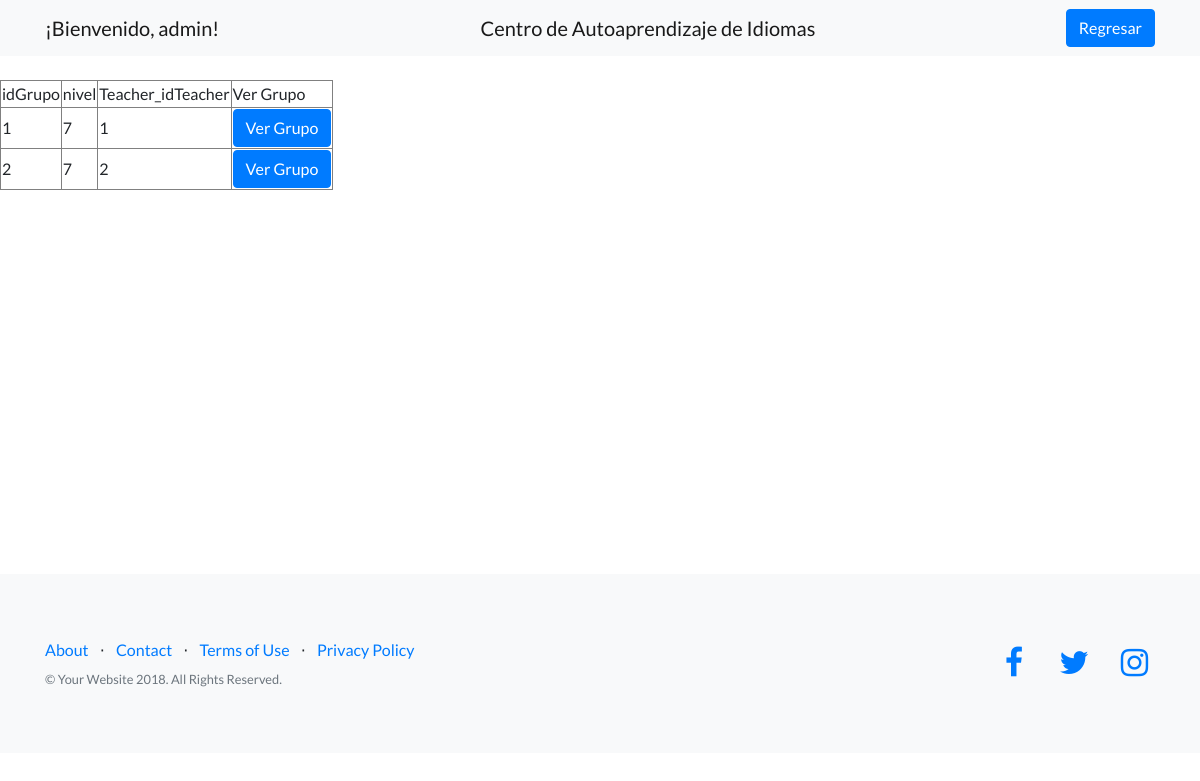
The page /TablaGrupo.php (signed in) on the database as committed earlier.
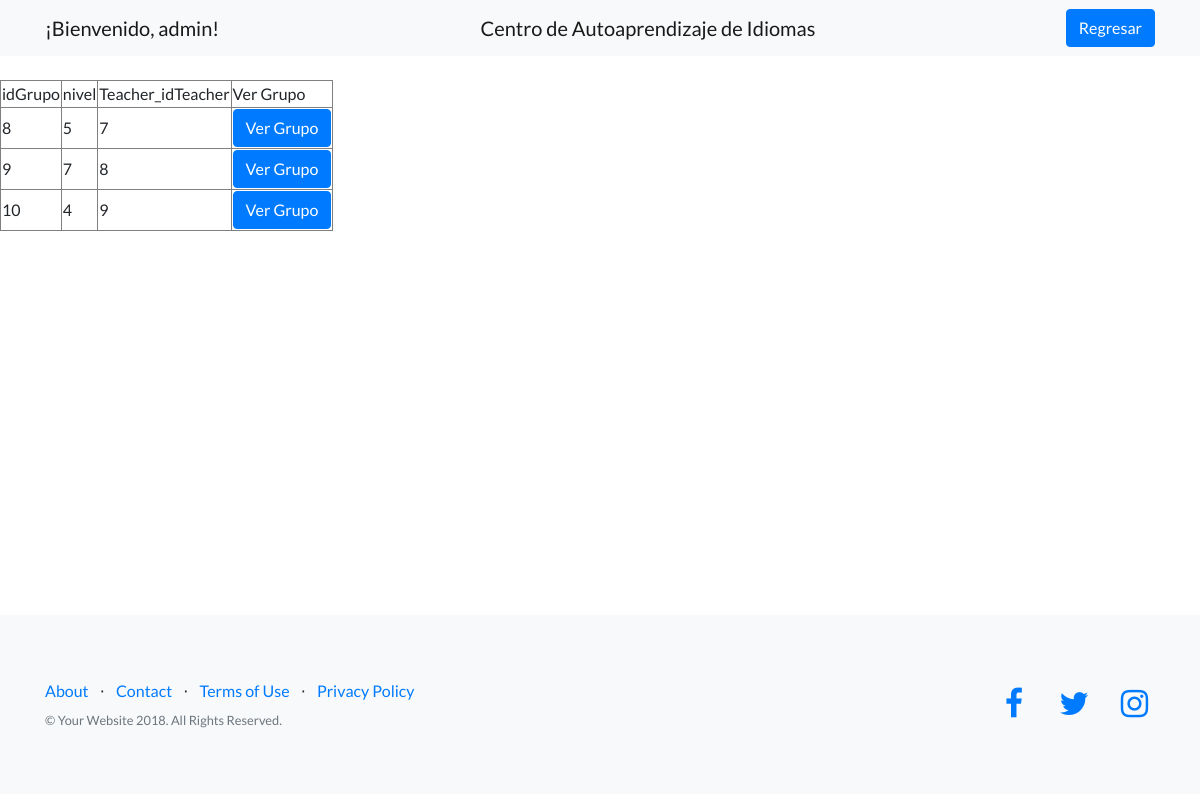
The same page on the database as committed later.
### tables this page shows
CREATE TABLE `grupo` (
  `idGrupo` int(11) NOT NULL,
  `nivel` varchar(45) DEFAULT NULL,
  `Teacher_idTeacher` int(11) NOT NULL
);

### TablaGrupo.php (the view, shortened to what this page needs)
<?php
if (isset($_SESSION["user"])) {
	$user = $_SESSION["user"];
}else{
	header("Location:login-page.html");
	exit();
}
?>
<!DOCTYPE html>
<html lang="en">
<head>
	<link href="./assets/css/bootstrap.min.css" rel="stylesheet">
	<link href="./assets/fonts/font-awesome/css/font-awesome.min.css" rel="stylesheet" type="text/css">
	<link href="./assets/css/landing-page.min.css" rel="stylesheet">
</head>
<body>
	<nav class="navbar navbar-light bg-light static-top">
		<div class="container">
			<a class="navbar-brand" href="#">¡Bienvenido, <?php echo $user?>!</a>
			<div class="container centered col-lg-4 col-offset-6">
				<a class="navbar-brand" href="#">Centro de Autoaprendizaje de Idiomas</a>
			</div>
			<a class="btn btn-primary" href="SesionMaestro.php">Regresar</a>
		</div>
	</nav>
<?php
	$conexion=mysqli_connect('localhost','root','','mydb');
 ?>
<!DOCTYPE html>
<html>
<head>
</head>
<body>
<br>
	<table border="1" >
		<tr>
			<td>idGrupo</td>
			<td>nivel</td>
			<td>Teacher_idTeacher</td>
			<td>Ver Grupo</td>
		</tr>
		<?php
		$sql="SELECT * from grupo";
		$result=mysqli_query($conexion,$sql);
		while($mostrar=mysqli_fetch_array($result)){
		 ?>
		<tr>
			<td><?php echo $mostrar['idGrupo'] ?></td>
			<td><?php echo $mostrar['nivel'] ?></td>
			<td><?php echo $mostrar['Teacher_idTeacher'] ?></td>
			<td><a class="btn btn-primary" href="tablaAlumnos.php">Ver Grupo</a></td>
		</tr>
	<?php
	}
	 ?>
	</table>
	<br><br><br><br><br><br><br><br><br><br><br><br><br><br><br><br>
	<footer class="footer bg-light">
		<div class="container">
			<div class="row">
				<div class="col-lg-6 h-100 text-center text-lg-left my-auto">
					<ul class="list-inline mb-2">
						<li class="list-inline-item">
							<a href="#">About</a>
						</li>
						<li class="list-inline-item">&sdot;</li>
						<li class="list-inline-item">
							<a href="#">Contact</a>
						</li>
						<li class="list-inline-item">&sdot;</li>
						<li class="list-inline-item">
							<a href="#">Terms of Use</a>
						</li>
						<li class="list-inline-item">&sdot;</li>
						<li class="list-inline-item">
							<a href="#">Privacy Policy</a>
						</li>
					</ul>
					<p class="text-muted small mb-4 mb-lg-0">&copy; Your Website 2018. All Rights Reserved.</p>
				</div>
				<div class="col-lg-6 h-100 text-center text-lg-right my-auto">
					<ul class="list-inline mb-0">
						<li class="list-inline-item mr-3">
							<a href="#">
								<i class="fa fa-facebook fa-2x fa-fw"></i>
							</a>
						</li>
						<li class="list-inline-item mr-3">
							<a href="#">
								<i class="fa fa-twitter fa-2x fa-fw"></i>
							</a>
						</li>
						<li class="list-inline-item">
							<a href="#">
								<i class="fa fa-instagram fa-2x fa-fw"></i>
							</a>
						</li>
					</ul>
				</div>
			</div>
		</div>
	</footer>
</body>
</html>

Rows that differ between the two databases and show on the page:
removed grupo: idGrupo "1", nivel "7", Teacher_idTeacher "1"
removed grupo: idGrupo "2", nivel "7", Teacher_idTeacher "2"
added grupo: idGrupo "8", nivel "5", Teacher_idTeacher "7"
added grupo: idGrupo "9", nivel "7", Teacher_idTeacher "8"
added grupo: idGrupo "10", nivel "4", Teacher_idTeacher "9"
